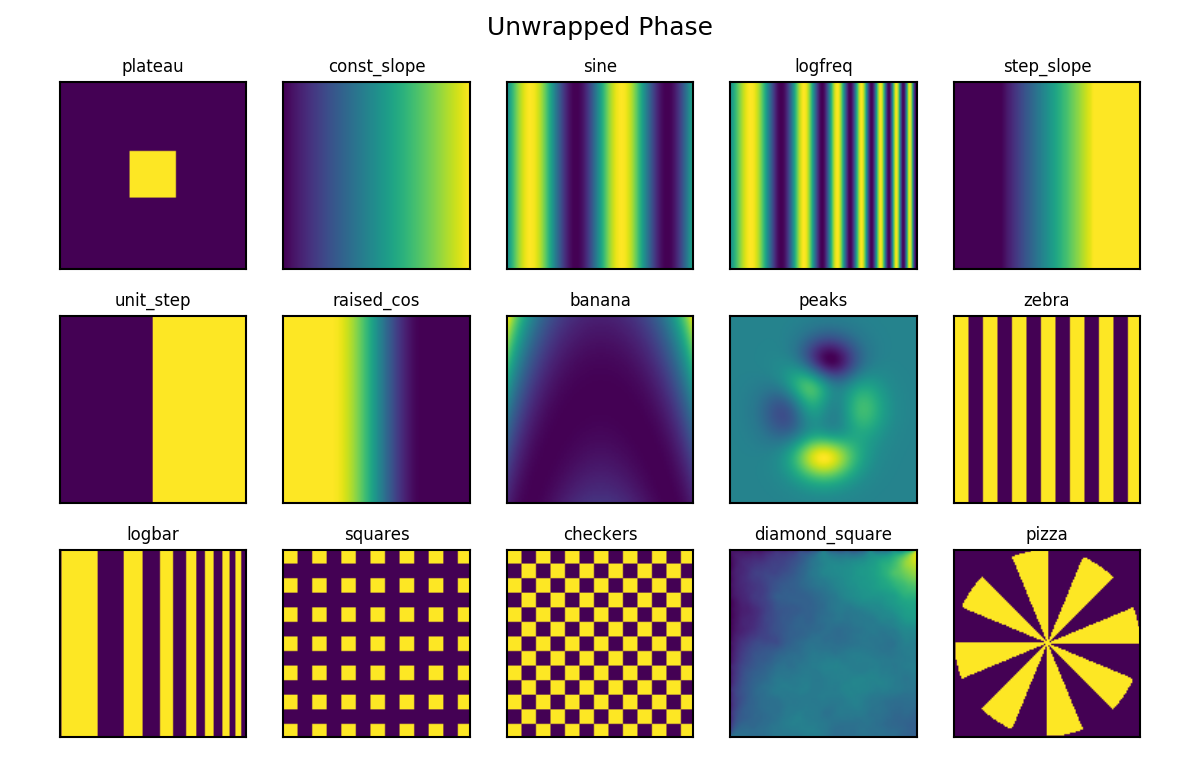
#> input picture insarsyn_unwrapped_phase.png, 1200 x 780 px
$ python -i stack.py   (imports and definitions only)   (older library calls are emulated)
#> lines starting #> are read from the running program, lines starting #| are printed output that depends on the picture
import numpy as np
from scipy.ndimage import convolve
from scipy.stats import rice
from itertools import islice

from . import random


# [135 lines left out: functions gen_noisy_stack, gen_noisy_slcs, amp_phi_coh2cov, amps_phis_cohs2covs, too_close, gen_outliers and 2 more, not called in this run]


def add_outliers2arr(arr, outlier_pairs, selem=np.ones((1, 3, 3))):
    outlier_arr = np.zeros_like(arr)
    for outl, coord in outlier_pairs:
        outlier_arr[coord] = outl

    if outlier_arr.dtype == np.complex:
        outlier_arr_conv = convolve(
            outlier_arr.real, selem, mode='constant') + 1j * convolve(
                outlier_arr.imag, selem, mode='constant')
    else:
        outlier_arr_conv = convolve(outlier_arr, selem, mode='constant')

    mask = outlier_arr_conv != 0
    arr[mask] = outlier_arr_conv[mask]

    return arr


# [14 lines left out: functions get_outliers, add_outliers, not called in this run]

>>> import cv2
>>> picture = cv2.imread('../insarsyn_unwrapped_phase.png', cv2.IMREAD_GRAYSCALE)
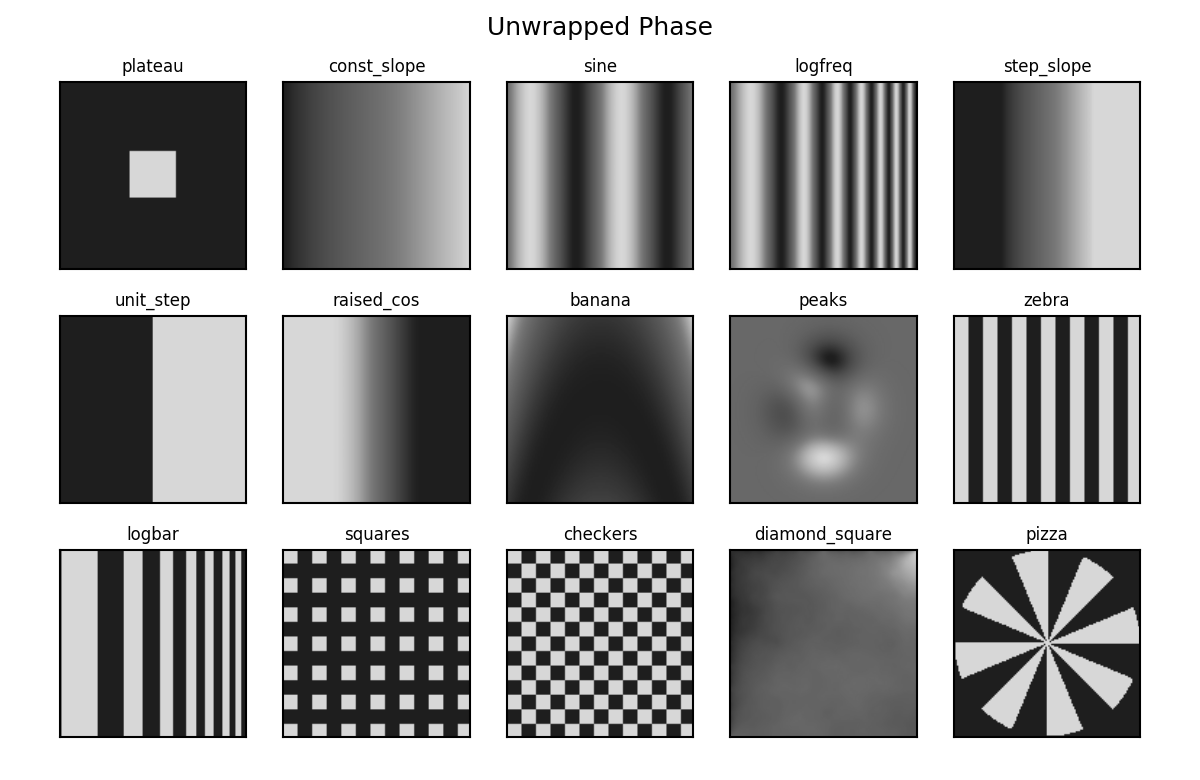
#> picture: shape (780, 1200); min 0, max 255, mean 165.7
>>> result = add_outliers2arr(picture, 'out.png')
#> (the run stopped early here; a loop or call above may not have finished)
